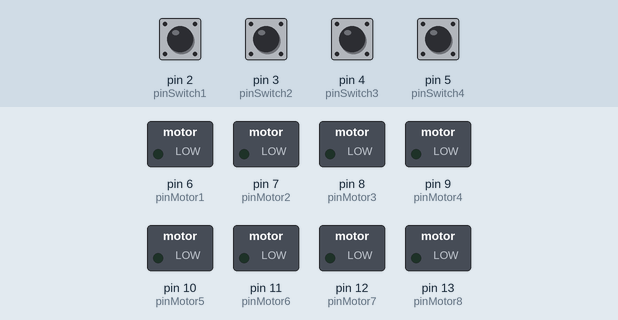
Simulated run of this sketch. Board: Arduino Uno, built with avr-gcc and run on an emulated ATmega328P. On the bench: switched loads named in the sketch (green lamp = pin HIGH). The test bench sets the inputs (shaded band); at power-on: pin 2 (pinSwitch1), pin 3 (pinSwitch2), pin 4 (pinSwitch3), pin 5 (pinSwitch4) HIGH.

Above: at 1.2 s.
1.3 s: pin 2 (pinSwitch1) pulled LOW for 0.15 s
At 2.3 s:
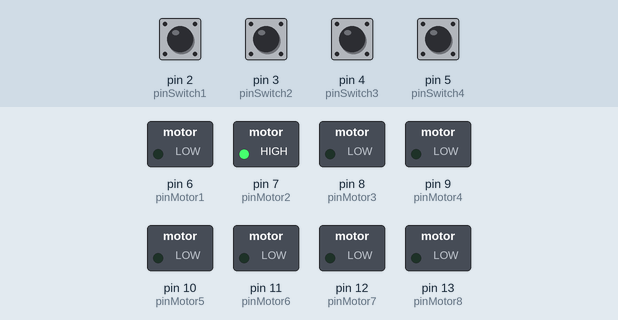
4.4 s: pin 3 (pinSwitch2) pulled LOW for 1 s
At 6.5 s:
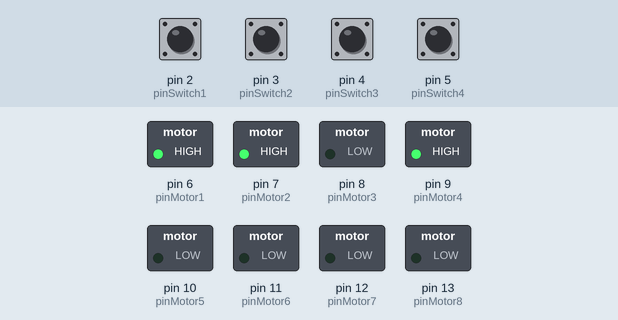
8.4 s: pin 4 (pinSwitch3) pulled LOW for 1 s
At 9.6 s:
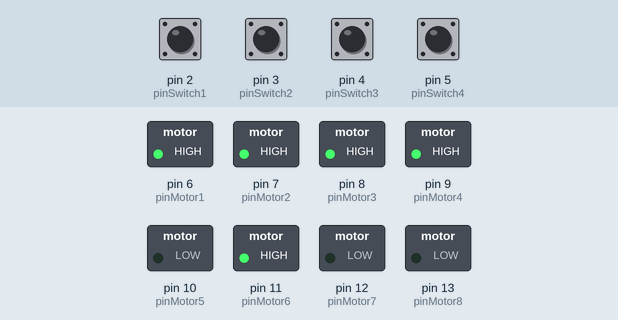
12.4 s: pin 5 (pinSwitch4) pulled LOW for 1 s
At 13.8 s:
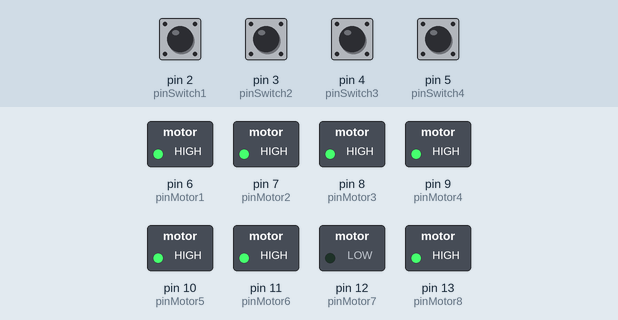
16.4 s: pin 2 (pinSwitch1) pulled LOW for 1 s
At 18.1 s:
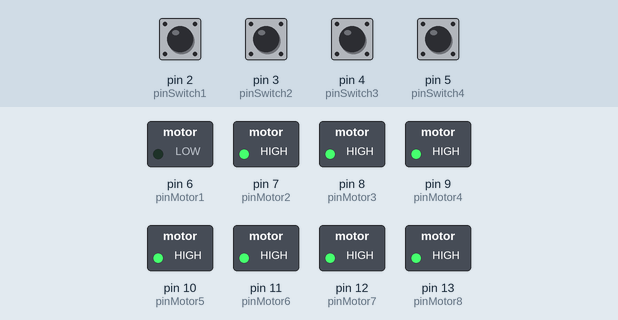
20.4 s: pin 3 (pinSwitch2) pulled LOW for 1 s
At 22.3 s:
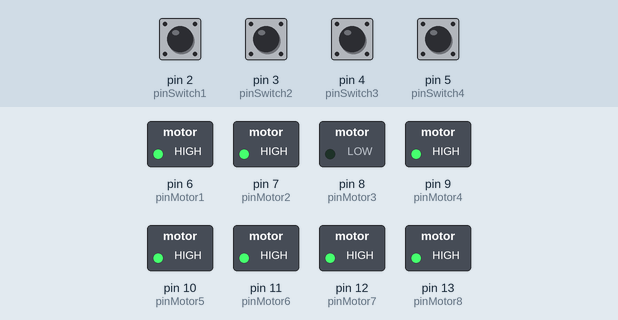
Timing chart, 0 to 25.4 s (numbered marks = the images above; inputs shaded):
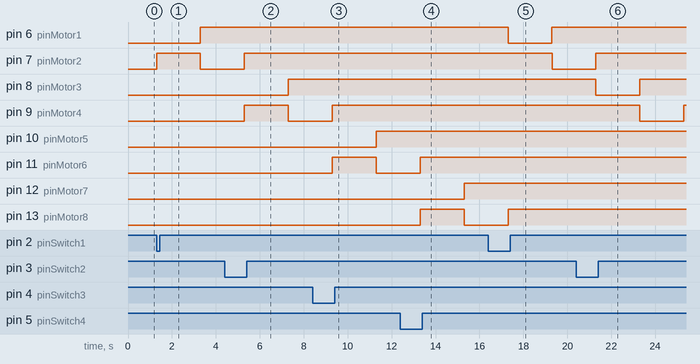

Measured:
- after the input at 1.3 s, pin 6 (pinMotor1): LOW → HIGH after 2.0 s; pin 7 (pinMotor2): LOW → HIGH at once, → LOW 2.0 s later
- after the input at 4.4 s, pin 8 (pinMotor3): LOW → HIGH after 2.9 s; pin 9 (pinMotor4): LOW → HIGH after 0.90 s, → LOW 2.0 s later
- after the input at 8.4 s, pin 10 (pinMotor5): LOW → HIGH after 2.9 s; pin 11 (pinMotor6): LOW → HIGH after 0.90 s, → LOW 2.0 s later
- after the input at 12.4 s, pin 12 (pinMotor7): LOW → HIGH after 2.9 s; pin 13 (pinMotor8): LOW → HIGH after 0.90 s, → LOW 2.0 s later
- after the input at 16.4 s, pin 6 (pinMotor1): HIGH → LOW after 0.90 s, → HIGH 2.0 s later; pin 7 (pinMotor2): HIGH → LOW after 2.9 s
- after the input at 20.4 s, pin 8 (pinMotor3): HIGH → LOW after 0.90 s, → HIGH 2.0 s later; pin 9 (pinMotor4): HIGH → LOW after 2.9 s, → HIGH 2.0 s later

The sketch:

Kelompok9.ino
```cpp
int pinMotor1 = 6;
int pinMotor2 = 7;
int pinMotor3 = 8;
int pinMotor4 = 9;
int pinMotor5 = 10;
int pinMotor6 = 11;
int pinMotor7 = 12;
int pinMotor8 = 13;

int pinSwitch1 = 2;
int pinSwitch2 = 3;
int pinSwitch3 = 4;
int pinSwitch4 = 5;

int readSwitch1 = 0;
int readSwitch2 = 0;
int readSwitch3 = 0;
int readSwitch4 = 0;

// 0 = unlocked, 1 = locked
int doorStatus1 = 0;
int doorStatus2 = 0;
int doorStatus3 = 0;
int doorStatus4 = 0;

void setup() {
  // put your setup code here, to run once:
  pinMode(pinSwitch1, INPUT_PULLUP);
  pinMode(pinSwitch2, INPUT_PULLUP);
  pinMode(pinSwitch3, INPUT_PULLUP);
  pinMode(pinSwitch4, INPUT_PULLUP);

  pinMode(pinMotor1, OUTPUT);
  pinMode(pinMotor2, OUTPUT);
  pinMode(pinMotor3, OUTPUT);
  pinMode(pinMotor4, OUTPUT);
  pinMode(pinMotor5, OUTPUT);
  pinMode(pinMotor6, OUTPUT);
  pinMode(pinMotor7, OUTPUT);
  pinMode(pinMotor8, OUTPUT);
}

void loop() {
  // put your main code here, to run repeatedly:
  readSwitch1 = digitalRead(pinSwitch1);
  readSwitch2 = digitalRead(pinSwitch2);
  readSwitch3 = digitalRead(pinSwitch3);
  readSwitch4 = digitalRead(pinSwitch4);

  // Door 1
  if (readSwitch1 == HIGH && doorStatus1 == 1) {
    digitalWrite(pinMotor1, HIGH);
    digitalWrite(pinMotor2, LOW);
    delay(2000);
    digitalWrite(pinMotor2, HIGH);

    doorStatus1 = 0;
  } else if (readSwitch1 == LOW && doorStatus1 == 0) {
    digitalWrite(pinMotor1, LOW);
    digitalWrite(pinMotor2, HIGH);
    delay(2000);
    digitalWrite(pinMotor1, HIGH);

    doorStatus1 = 1;
  }

  // Door 2
  if (readSwitch2 == HIGH && doorStatus2 == 1) {
    digitalWrite(pinMotor3, HIGH);
    digitalWrite(pinMotor4, LOW);
    delay(2000);
    digitalWrite(pinMotor4, HIGH);

    doorStatus2 = 0;
  } else if (readSwitch2 == LOW && doorStatus2 == 0) {
    digitalWrite(pinMotor3, LOW);
    digitalWrite(pinMotor4, HIGH);
    delay(2000);
    digitalWrite(pinMotor3, HIGH);

    doorStatus2 = 1;
  }

  // Door 3
  if (readSwitch3 == HIGH && doorStatus3 == 1) {
    digitalWrite(pinMotor5, HIGH);
    digitalWrite(pinMotor6, LOW);
    delay(2000);
    digitalWrite(pinMotor6, HIGH);

    doorStatus3 = 0;
  } else if (readSwitch3 == LOW && doorStatus3 == 0) {
    digitalWrite(pinMotor5, LOW);
    digitalWrite(pinMotor6, HIGH);
    delay(2000);
    digitalWrite(pinMotor5, HIGH);

    doorStatus3 = 1;
  }

  // Door 4
  if (readSwitch4 == HIGH && doorStatus4 == 1) {
    digitalWrite(pinMotor7, HIGH);
    digitalWrite(pinMotor8, LOW);
    delay(2000);
    digitalWrite(pinMotor8, HIGH);

    doorStatus4 = 0;
  } else if (readSwitch4 == LOW && doorStatus4 == 0) {
    digitalWrite(pinMotor7, LOW);
    digitalWrite(pinMotor8, HIGH);
    delay(2000);
    digitalWrite(pinMotor7, HIGH);

    doorStatus4 = 1;
  }
}
```
